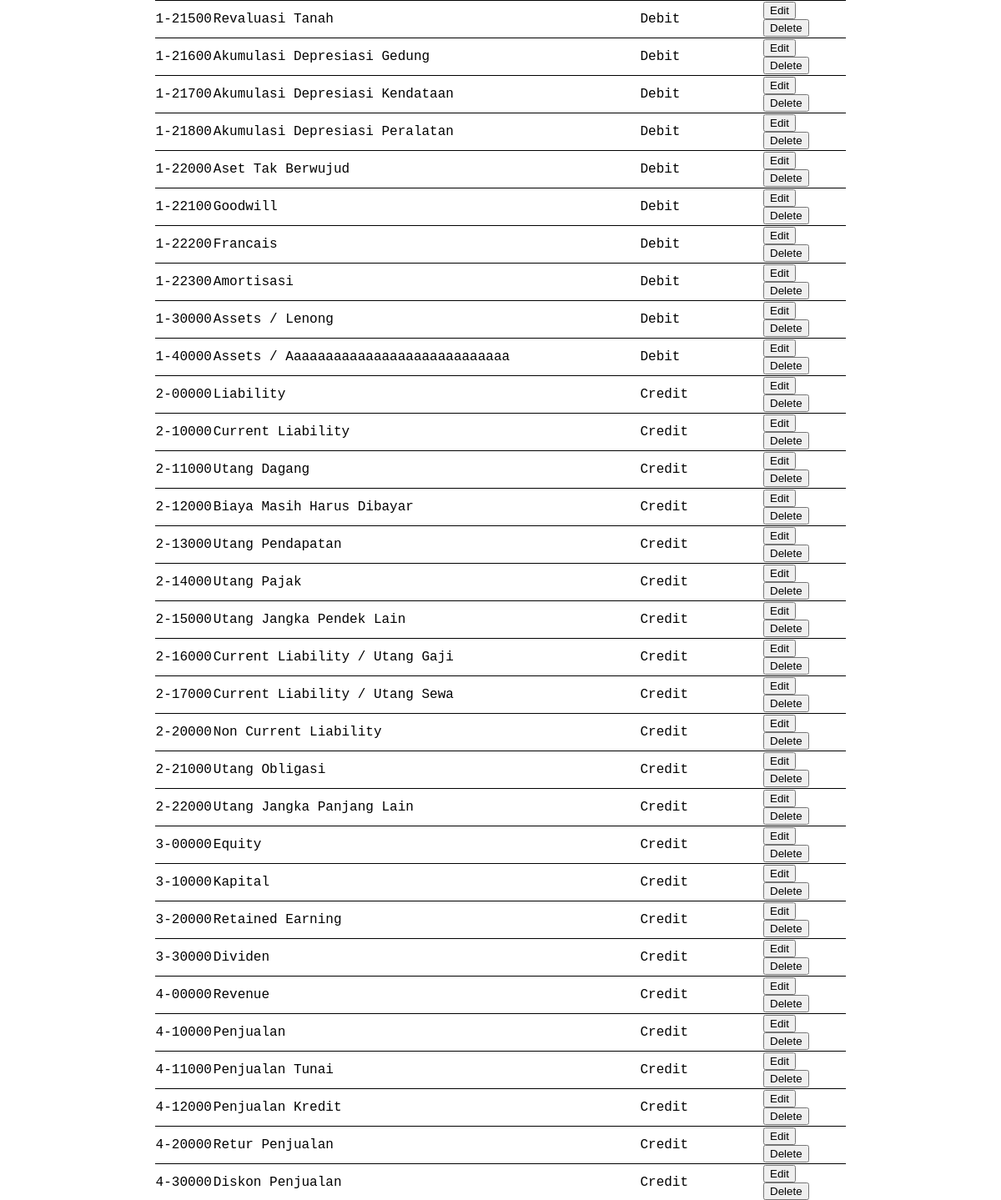
/transaction/all_account/ (signed in, middle part), run on an earlier commit of the app's database.
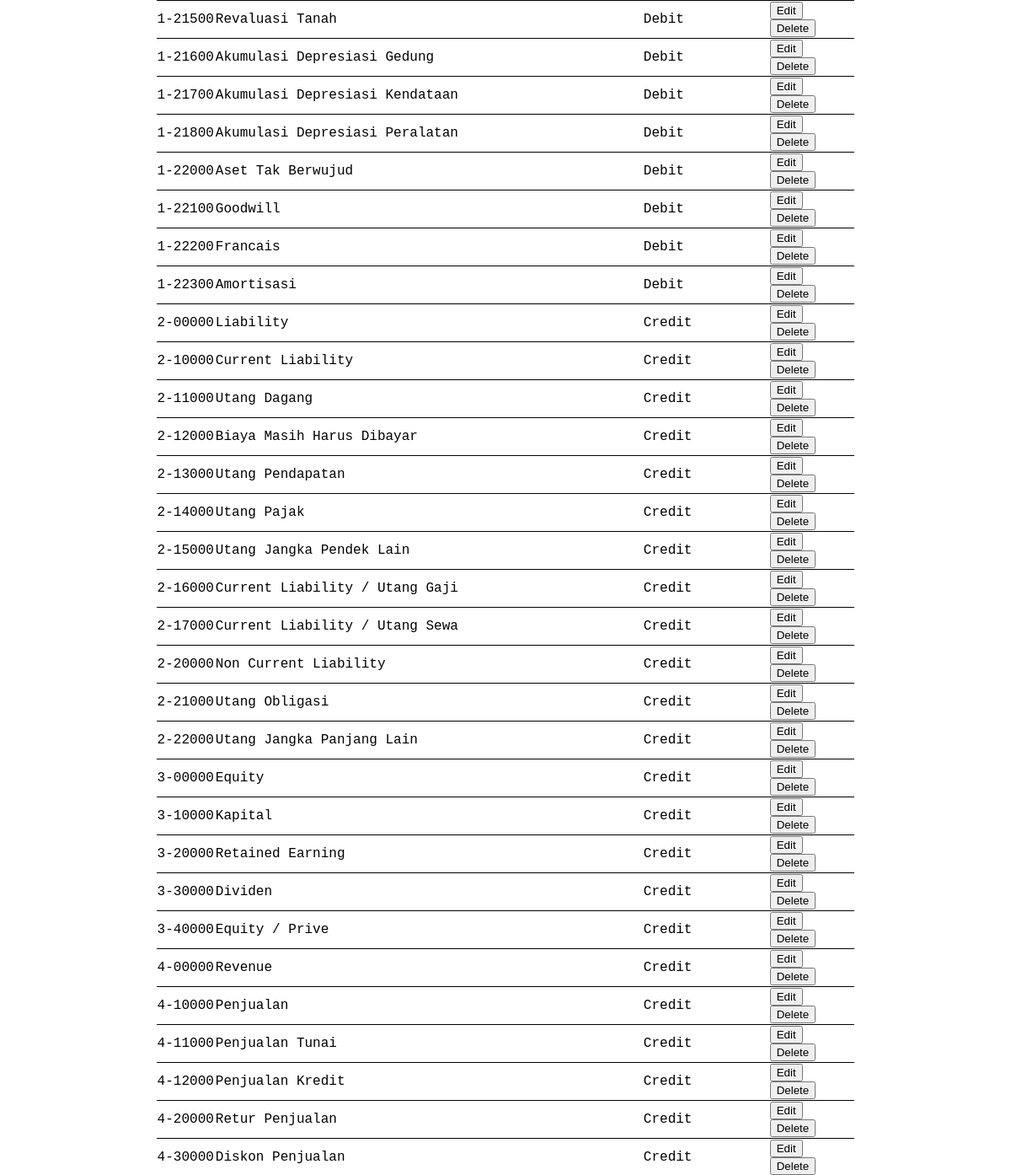
And on a later commit of the database.
### transaction/models.py (models this page shows, shortened)
class Account(models.Model):
    c1 = models.SmallIntegerField()
    c2 = models.SmallIntegerField()
    c3 = models.SmallIntegerField()
    c4 = models.SmallIntegerField()
    c5 = models.SmallIntegerField()
    c6 = models.SmallIntegerField()
    dp = models.CharField(max_length=3)
    account = models.CharField(max_length=100)
    user = models.CharField(max_length=20)
    class Meta:
        ordering = [
            'c1',
            'c2',
            'c3',
            'c4',
            'c5',
            'c6',
        ]

### transaction/views.py (the view)
# urls.py: path('all_account/', views.all_account, name='all_account'),
@login_required(login_url='login')
def all_account(request):
    c1 = Q(user="init")
    c2 = Q(user=request.user)
    accounts = models.Account.objects.filter(c1 | c2)
    accounts = accounts.order_by("c1","c2","c3","c4","c5",)
    return render(request, "transaction/all_account.html", {
        "accounts":accounts
    })

### transaction/templates/transaction/all_account.html (shortened to what this page needs)
{% extends 'transaction/base.html' %}
{% block content %}
{% load static %}
{% load humanize %}
<link rel="stylesheet" href="{% static 'transaction/style.css' %}">
<table style="width:70%;margin-left:auto;margin-right:auto;">
    {% for account in accounts %}
    <tr>
        <td>
            {{account.c1}}-{{account.c2}}{{account.c3}}{{account.c4}}{{account.c5}}{{account.c6}}
        </td>
        {% if account.dp == "dr" %}
        <td>{{account.account|title}}</td>
        <td>Debit</td>
        <td>
            <a href=""><button>Edit</button></a>
            <a href=""><button>Delete</button></a>
        </td>
        {% endif %}
        {% if account.dp == "cr" %}
        <td>{{account.account|title}}</td>
        <td>Credit</td>
        <td>
            <a href=""><button>Edit</button></a>
            <a href=""><button>Delete</button></a>
        </td>
        {% endif %}
    </tr>
    {% endfor %}
</table>
{% endblock %}

### transaction/templates/transaction/base.html (shortened to what this page needs)
{% load static %}
<link rel="stylesheet" href="https://cdnjs.cloudflare.com/ajax/libs/chosen/1.8.7/chosen.css">
<link rel="stylesheet" href="{% static 'transaction/style.css' %}">
{% block content %}
{% endblock %}

### transaction/static/transaction/style.css (style rules this page uses)
table { border-collapse: collapse; font-family:'Courier New', Courier, monospace; }
tr { border-bottom: 1px solid black; }

What changed in the data, as far as the page shows it:
removed Account: c1 "1", c2 "3", c3 "0", c4 "0", c5 "0", c6 "0", account "Assets / Lenong"
removed Account: c1 "1", c2 "4", c3 "0", c4 "0", c5 "0", c6 "0", account "Assets / Aaaaaaaaaaaaaaaaaaaaaaaaaaaa"
added Account: c1 "3", c2 "4", c3 "0", c4 "0", c5 "0", c6 "0", account "Equity / Prive"
